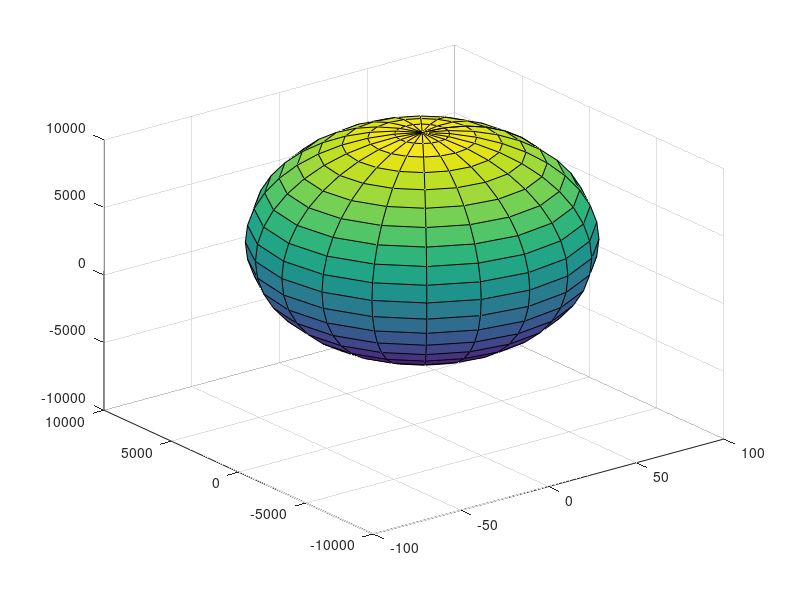

Write MATLAB code to recreate this figure.
clc
clear
clear all

[x,y,z] = sphere; %the sphere

v1 = [8 -12 0];
v2 = [12 10 -8];
dot(v1,v2);
cross(v1,v2);
cross(v2,v1);
5*v2-3*v1


x = x*20;
y = y*2000;
z = z*2000;
r = 4;

surf(r*x+20, r*y+2000, r*z+2000);